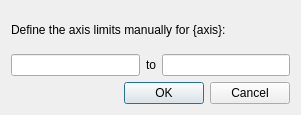
<?xml version="1.0" encoding="UTF-8"?>
<ui version="4.0">
 <class>dialogAxisDialog</class>
 <widget class="QDialog" name="dialogAxisDialog">
  <property name="geometry">
   <rect>
    <x>0</x>
    <y>0</y>
    <width>301</width>
    <height>115</height>
   </rect>
  </property>
  <property name="windowTitle">
   <string>Dialog</string>
  </property>
  <layout class="QVBoxLayout" name="verticalLayout">
   <item>
    <widget class="QLabel" name="labelText">
     <property name="text">
      <string>Define the axis limits manually for {axis}:</string>
     </property>
    </widget>
   </item>
   <item>
    <layout class="QHBoxLayout" name="layoutValues">
     <item>
      <widget class="QLineEdit" name="editStart"/>
     </item>
     <item>
      <widget class="QLabel" name="labelTo">
       <property name="text">
        <string>to</string>
       </property>
      </widget>
     </item>
     <item>
      <widget class="QLineEdit" name="editEnd"/>
     </item>
    </layout>
   </item>
   <item>
    <widget class="QDialogButtonBox" name="buttonBox">
     <property name="orientation">
      <enum>Qt::Horizontal</enum>
     </property>
     <property name="standardButtons">
      <set>QDialogButtonBox::Cancel|QDialogButtonBox::Ok</set>
     </property>
    </widget>
   </item>
  </layout>
 </widget>
 <resources/>
 <connections>
  <connection>
   <sender>buttonBox</sender>
   <signal>accepted()</signal>
   <receiver>dialogAxisDialog</receiver>
   <slot>accept()</slot>
   <hints>
    <hint type="sourcelabel">
     <x>248</x>
     <y>254</y>
    </hint>
    <hint type="destinationlabel">
     <x>157</x>
     <y>274</y>
    </hint>
   </hints>
  </connection>
  <connection>
   <sender>buttonBox</sender>
   <signal>rejected()</signal>
   <receiver>dialogAxisDialog</receiver>
   <slot>reject()</slot>
   <hints>
    <hint type="sourcelabel">
     <x>316</x>
     <y>260</y>
    </hint>
    <hint type="destinationlabel">
     <x>286</x>
     <y>274</y>
    </hint>
   </hints>
  </connection>
 </connections>
</ui>
